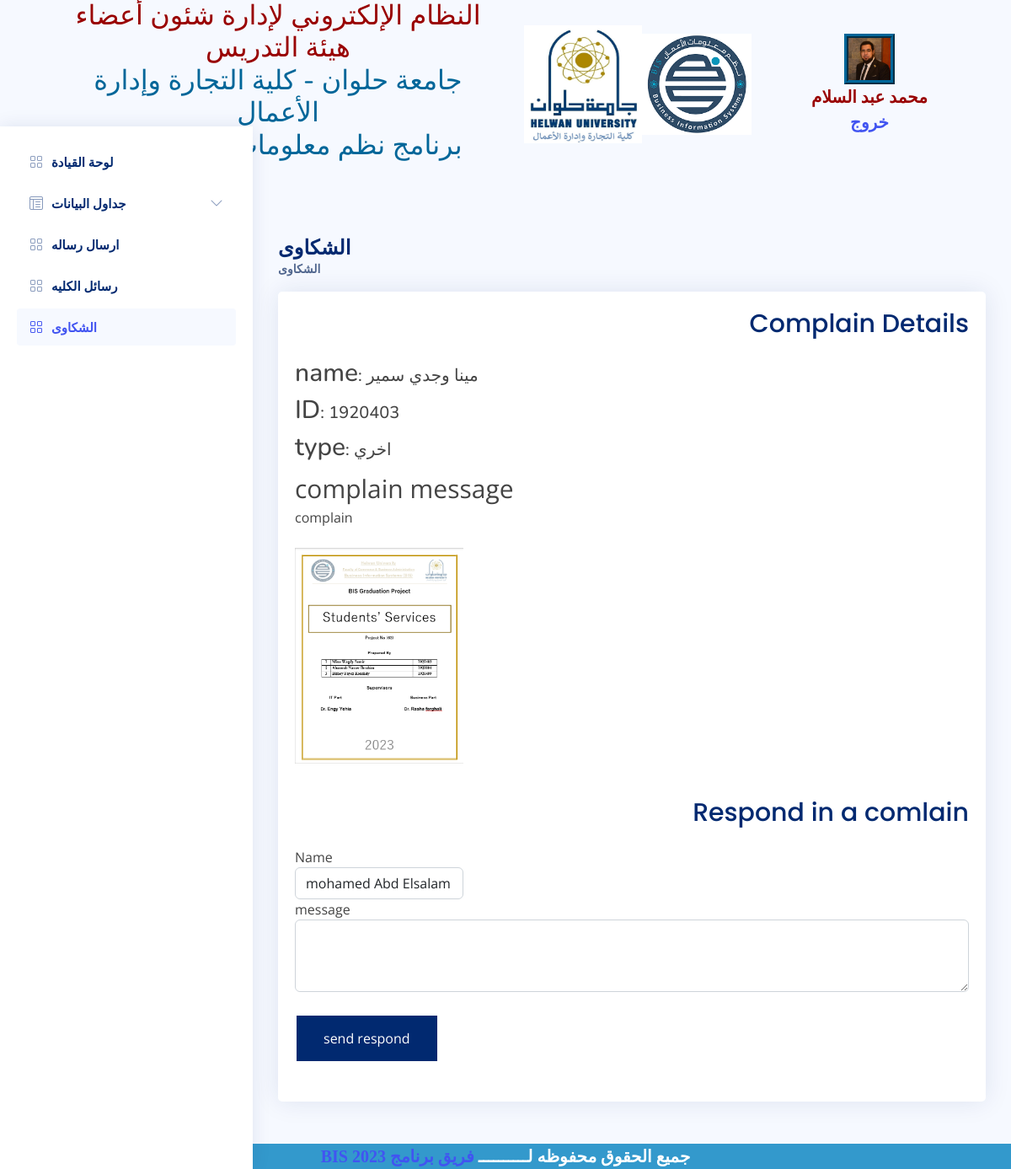
/p63system/complain-respond.php?respond=18 (signed in), run on the app's committed database.
### tables this page shows
CREATE TABLE `p63_complain` (
  `complain_id` int(11) NOT NULL,
  `complain_text` text DEFAULT NULL,
  `complain_type` varchar(50) DEFAULT NULL,
  `complain_date` datetime DEFAULT NULL,
  `sid` int(11) DEFAULT NULL,
  `respond_status_id` int(11) DEFAULT NULL,
  `image` text DEFAULT NULL,
  `complain_respond` text DEFAULT NULL,
  `respond_date` date DEFAULT NULL,
  `seen_complain_date` datetime DEFAULT NULL,
  `respond_by` tinyint(4) DEFAULT NULL,
  `complain_status_id` int(11) DEFAULT 1
);

CREATE TABLE `p63_student` (
  `student_id` int(11) NOT NULL,
  `arb_name` varchar(30) DEFAULT NULL,
  `eng_name` varchar(30) DEFAULT NULL,
  `phone` int(11) DEFAULT NULL,
  `level` int(11) DEFAULT NULL,
  `gpa` float DEFAULT NULL
);

### p63system/complain-respond.php (the view, shortened to what this page needs)
<?php
require_once('../Connections/syscon.php');
$studentID = null;
$studentName = null;
$complain_type = null;
$complian_text = null;
 if(isset($_GET['respond']))
 {
    $id = $_GET['respond'];
    $selcet = "SELECT *
    FROM p63_complain
    JOIN p63_student
    ON (p63_student.student_id=p63_complain.sid)
    JOIN p63_complain_status
    ON (p63_complain_status.respond_status_id=p63_complain.complain_status_id)
    Where p63_complain.complain_id = $id;
    ";
    $s = mysqli_query($bis , $selcet);
     $data = mysqli_fetch_assoc($s);
     $studentID = $data['student_id'];
     $studentName = $data['arb_name'];
     $complain_type=$data['complain_type'];
     $complian_text= $data['complain_text'];
 }
?>
<!DOCTYPE html>
<html lang="en">
<head>
  <link href="../p63assets/assets/vendor/bootstrap/css/bootstrap.min.css" rel="stylesheet">
  <link href="../p63assets/assets/vendor/bootstrap-icons/bootstrap-icons.css" rel="stylesheet">
  <link href="../p63assets/assets/vendor/boxicons/css/boxicons.min.css" rel="stylesheet">
  <link href="../p63assets/assets/vendor/quill/quill.snow.css" rel="stylesheet">
  <link href="../p63assets/assets/vendor/quill/quill.bubble.css" rel="stylesheet">
  <link href="../p63assets/assets/vendor/remixicon/remixicon.css" rel="stylesheet">
  <link href="../p63assets/assets/vendor/simple-datatables/style.css" rel="stylesheet">
  <link href="../p63assets/assets/css/style.css" rel="stylesheet">
</head>
<body>
<?php include 'admin-header.php';?>
   <aside id="sidebar" class="sidebar">
    <ul class="sidebar-nav" id="sidebar-nav">
      <li class="nav-item">
        <a class="nav-link collapsed " href="admin.php">
          <i class="bi bi-grid"></i>
          <span>لوحة القيادة</span>
        </a>
      </li>
      <li class="nav-item">
        <a class="nav-link collapsed" data-bs-target="#tables-nav" data-bs-toggle="collapse" href="#">
          <i class="bi bi-layout-text-window-reverse"></i><span>جداول البيانات</span><i class="bi bi-chevron-down ms-auto"></i>
        </a>
      </li>
      <li class="nav-item">
        <a class="nav-link collapsed  " href="Announcement.php">
          <i class="bi bi-grid"></i>
          <span>ارسال رساله</span>
          </a>
      </li>
      <li class="nav-item">
        <a class="nav-link collapsed " href="message-admin.php">
          <i class="bi bi-grid"></i>
          <span>رسائل الكليه</span>
          </a>
      </li>
      <li class="nav-item">
        <a class="nav-link  " href="admin-complain.php">
          <i class="bi bi-grid"></i>
          <span>الشكاوى</span>
          </a>
      </li>
      </ul>
      </aside>
      <main id="main" class="main">
      <div class="pagetitle">
      <h1>الشكاوى</h1>
      <nav>
        <ol class="breadcrumb">
          <li class="breadcrumb-item active">الشكاوى</li>
        </ol>
      </nav>
    </div>
<div class="col-lg-12">
  <div class="card">
   <div class="card-body">
  <h5    class="card-title">Complain Details</h5>
  <h5><span style="font-size: 30px;">name</span>: <?=$studentName?>  </h5>
  <h5><span style="font-size: 30px;">ID</span>: <?=$studentID?>  </h5>
  <h5><span style="font-size: 30px;">type</span>: <?=$complain_type?>   </h5>
  <span style="font-size: 30px;">complain message</span>
  <p class="card-text"><?=$complian_text?></p>
<div class="gallery">
  <a class="image" href="../p63images/comlpain/<?= $data['image']?>"><img width="200" class="mt-2" src="../p63images/comlpain/<?= $data['image']?>" alt=""></a>
</div>
  </div>
    <div class="card-body">
      <h5 class="card-title">Respond in a comlain</h5>
     <form method="post">
    <div class="form-row">
    <div class="form-group col-lg-6">
        <div class="form-group col-lg-6">
            <label>Name</label>
            <input name="name" type="text" class="form-control"  value="<?php echo $_SESSION['username']; ?>">
        </div>
    </div>
    <div class="form-group">
        <div class="form-group">
            <label for="exampleFormControlTextarea1">message</label>
            <textarea name="text" class="form-control" id="exampleFormControlTextarea1" rows="3"></textarea>
        </div>
    </div>
    </div>
    <br>
    <div >
        <button class="button" name="send" type="submit">send respond</button>
    </div>
    <br>
</form>
    </div>
  </div>
</div>
</main>
<?php include 'footer.php';?>
  </body>
  </html>

### p63assets/assets/css/style.css (style rules this page uses)
:root { scroll-behavior: smooth; }
body { font-family: "Open Sans", sans-serif; background: #f6f9ff; color: #444444; }
a { color: #4154f1; text-decoration: none; }
h1, h2, h3, h4, h5, h6 { font-family: "Nunito", sans-serif; }
#main { margin-top: 60px; padding: 20px 30px; transition: all 0.3s; }
.pagetitle { margin-bottom: 10px; }
.pagetitle h1 { font-size: 24px; margin-bottom: 0; font-weight: 600; color: #012970; }
.card { margin-bottom: 30px; border: none; border-radius: 5px; box-shadow: 0px 0 30px rgba(1, 41, 112, 0.1); }
.card-title { padding: 20px 0 15px 0; font-size: 30px; font-weight: 500; color: #012970; text-align: right; font-family: "Poppins", sans-serif; }
.card-body { padding: 0 20px 20px 20px; }
.breadcrumb { font-size: 14px; font-family: "Nunito", sans-serif; color: #899bbd; font-weight: 600; }
.breadcrumb .breadcrumb-item::before { color: #899bbd; }
.breadcrumb .active { color: #51678f; font-weight: 600; }
.sidebar { position:fixed; top: 150px; left: 0; bottom: 0; width: 300px; z-index: 996; transition: all 0.3s; padding: 20px; overflow-y: auto; scrollbar-width: thin; scrollbar-color: #aab7cf transparent; box-shadow: 0px 0px 20px rgba(1, 41, 112, 0.1); background-color: #fff; }
@media (min-width: 1200px) { #main, #footer { margin-left: 300px; } }
.sidebar-nav { padding: 0; margin: 0; list-style: none; }
.sidebar-nav li { padding: 0; margin: 0; list-style: none; }
.sidebar-nav .nav-item { margin-bottom: 5px; }
.sidebar-nav .nav-link { display: flex; align-items: center; font-size: 15px; font-weight: 600; color: #4154f1; transition: 0.3; background: #f6f9ff; padding: 10px 15px; border-radius: 4px; }
.sidebar-nav .nav-link i { font-size: 16px; margin-right: 10px; color: #4154f1; }
.sidebar-nav .nav-link.collapsed { color: #012970; background: #fff; }
.sidebar-nav .nav-link.collapsed i { color: #899bbd; }
.sidebar-nav .nav-link .bi-chevron-down { margin-right: 0; transition: transform 0.2s ease-in-out; }

### p63system/complain-respond.php (style rules this page uses)
.button { background-color: #012970; border: none; color: white; padding: 15px 32px; text-align: center; text-decoration: none; display: inline-block; font-size: 16px; margin: 4px 2px; cursor: pointer; }

### data on the page
p63_complain: sid.arb_name "مينا وجدي سمير", sid.student_id "1920403", complain_type "اخري", complain_text "complain", image (picture)

### other printed values
$_SESSION['uniname'] "جامعة حلوان"
$_SESSION['faclutyname'] "كلية التجارة وإدارة الأعمال"
$_SESSION['userarname'] "محمد عبد السلام"
